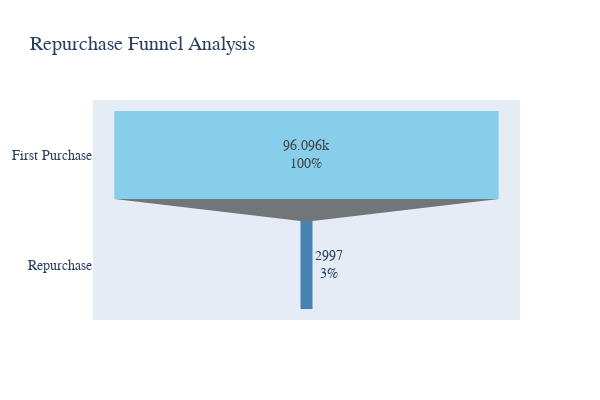

The cell this chart's notebook holds for it:
### Code cell
import plotly.graph_objects as go

# 漏斗階段與數值
stages = ['First Purchase', 'Repurchase']
values = [total_customers, repurchase_customers]

# 繪製漏斗圖
fig = go.Figure(go.Funnel(
    y=stages,  # 漏斗階段
    x=values,  # 對應數值
    textinfo="value+percent initial",  # 顯示人數 + 初始百分比
    marker={"color": ["skyblue", "steelblue"]}  # 自訂顏色
))

fig.update_layout(
    title="Repurchase Funnel Analysis",
    width=600,
    height=400,
    font={"family": "Arial", "size": 14}
)

fig.show()

### Figure 1 — Plotly figure (JSON) as saved in the notebook; plotly's stock layout.template omitted (floating-point values rounded to 4 significant figures)
{"data": [{"marker": {"color": ["skyblue", "steelblue"]}, "textinfo": "value+percent initial", "type": "funnel", "x": [96096, 2997], "y": ["First Purchase", "Repurchase"]}], "layout": {"font": {"family": "Arial", "size": 14}, "height": 400, "title": {"text": "Repurchase Funnel Analysis"}, "width": 600}}
